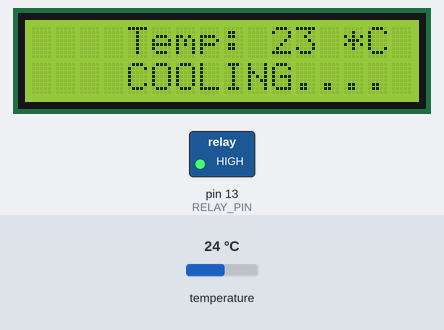
A sketch run on a simulated Arduino Uno, built with avr-gcc and run on an emulated ATmega328P. On the bench: 16×2 character LCD, switched loads named in the sketch (green lamp = pin HIGH). The test bench sets the inputs (shaded band); at power-on: temperature 24 °C.

Above: at 1.2 s.
1.3 s: temperature set to 18 °C
At 3.1 s:
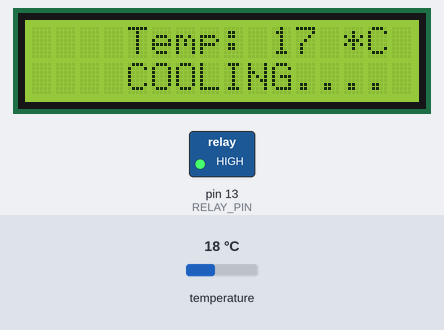
3.6 s: temperature set to 15 °C
At 5.4 s:
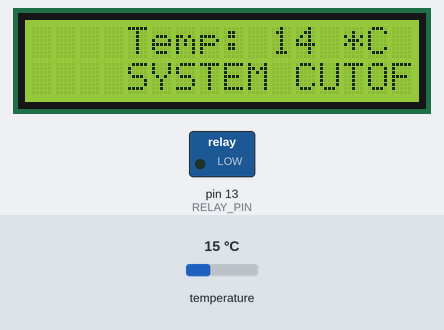
5.7 s: temperature set to 12 °C
At 7.6 s:
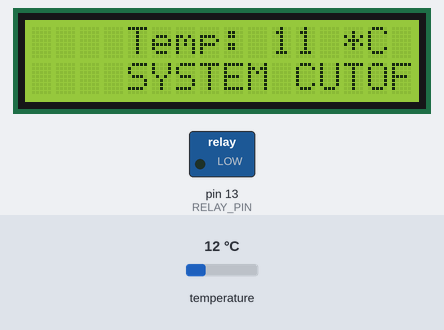
Timing chart, 0 to 9.1 s (numbered marks = the images above; inputs shaded):
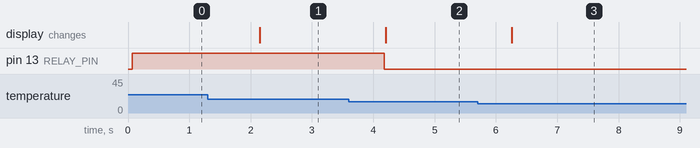

The sketch:

Temp_COntrol_Module.ino
```cpp
#include "relay.h"
#include "lcd.h"
#include "dht.h"

#define TARGET_THRESHOLD 15
String data;
int temp;

void setup() {
  initLCD();
  initDHT();
  initRelay();
  relayOff();
}

void loop() {

  temp = getTemperature();
  data = "Temp: "+String(temp)+" *C";

  if(temp > TARGET_THRESHOLD){
    lcdClear();
    relayOn();
    lcdPrintString("COOLING....",1, 4);
  }else{
    relayOff();
    lcdPrintString("SYSTEM CUTOFF",1, 4);
  }

  lcdPrintObject(&data, 0, 4);
  delay(1000);
}
```

dht.h
```cpp
#include <Adafruit_Sensor.h>
#include <DHT.h>
#include <DHT_U.h>

#define SENSOR_PIN 3
#define SENSOR_TYPE DHT11

DHT_Unified dht(SENSOR_PIN, SENSOR_TYPE);
sensor_t sensor;
sensors_event_t event;

void initDHT(){
 dht.begin();
 dht.temperature().getSensor(&sensor);
}

int getTemperature(){
  dht.temperature().getEvent(&event);
  return event.temperature - 1;
}
```

relay.h
```cpp
#define RELAY_PIN 13

void initRelay(){
  pinMode(RELAY_PIN, OUTPUT);
  digitalWrite(RELAY_PIN, LOW);
}

void relayOn(){
  digitalWrite(RELAY_PIN, HIGH);
}

void relayOff(){
  digitalWrite(RELAY_PIN, LOW);
}
```

lcd.h
```cpp
#include <LiquidCrystal_I2C.h>

LiquidCrystal_I2C lcd(0x27, 16, 2);

void lcdPrintString(char * buff, int line, int pos){
  lcd.setCursor(pos, line);
  lcd.print(buff);
}

void lcdPrintObject(String * obj, int line, int pos){
  lcd.setCursor(pos, line);
  lcd.print(*obj);
}

void lcdClear(){
  lcd.clear();
}

void initLCD(){
  lcd.init();
  lcd.backlight();
  lcd.clear();
}
```

Measured:
- the behaviour switches between 17 and 16 °C on temperature (found by bisection; images 1 and 2)
- after the input at 1.3 s, the display: changes after 0.85 s (image 1)
- after the input at 3.6 s, pin 13 (RELAY_PIN): HIGH → LOW after 0.58 s; the display: changes after 0.60 s (image 2)
- after the input at 5.7 s, the display: changes after 0.55 s (image 3)
